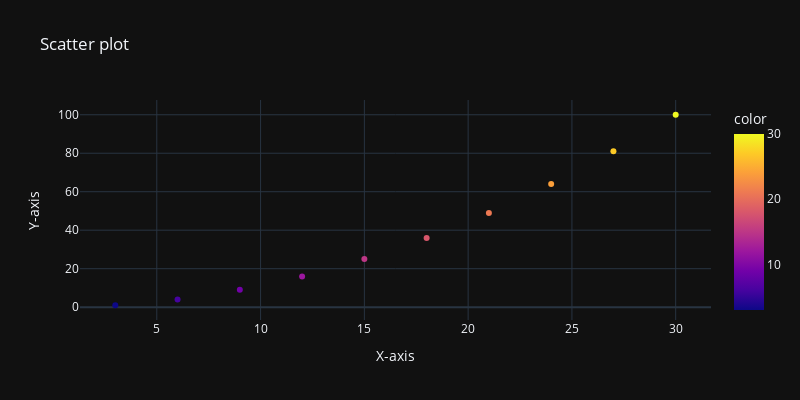

The cell this chart's notebook holds for it:
### Code cell
x=[3,6,9,12,15,18,21,24,27,30]
y=[1,4,9,16,25,36,49,64,81,100]
fig = px.scatter(x=x, y=y, title='Scatter plot', labels={'x':'X-axis', 'y':'Y-axis'},
              width=800, height=400, template = 'plotly_dark', color = x,
              color_discrete_sequence=px.colors.sequential.Plasma)
fig.show()

### Figure 1 — Plotly figure (JSON) as saved in the notebook; plotly's stock layout.template omitted (floating-point values rounded to 4 significant figures)
{"data": [{"hovertemplate": "X-axis=%{x}<br>Y-axis=%{y}<br>color=%{marker.color}<extra></extra>", "legendgroup": "", "marker": {"color": [3, 6, 9, 12, 15, 18, 21, 24, 27, 30], "coloraxis": "coloraxis", "symbol": "circle"}, "mode": "markers", "name": "", "orientation": "v", "showlegend": false, "type": "scatter", "x": [3, 6, 9, 12, 15, 18, 21, 24, 27, 30], "xaxis": "x", "y": [1, 4, 9, 16, 25, 36, 49, 64, 81, 100], "yaxis": "y"}], "layout": {"coloraxis": {"colorbar": {"title": {"text": "color"}}, "colorscale": [[0, "#0d0887"], [0.1111, "#46039f"], [0.2222, "#7201a8"], [0.3333, "#9c179e"], [0.4444, "#bd3786"], [0.5556, "#d8576b"], [0.6667, "#ed7953"], [0.7778, "#fb9f3a"], [0.8889, "#fdca26"], [1, "#f0f921"]]}, "height": 400, "legend": {"tracegroupgap": 0}, "title": {"text": "Scatter plot"}, "width": 800, "xaxis": {"anchor": "y", "domain": [0, 1], "title": {"text": "X-axis"}}, "yaxis": {"anchor": "x", "domain": [0, 1], "title": {"text": "Y-axis"}}}}
